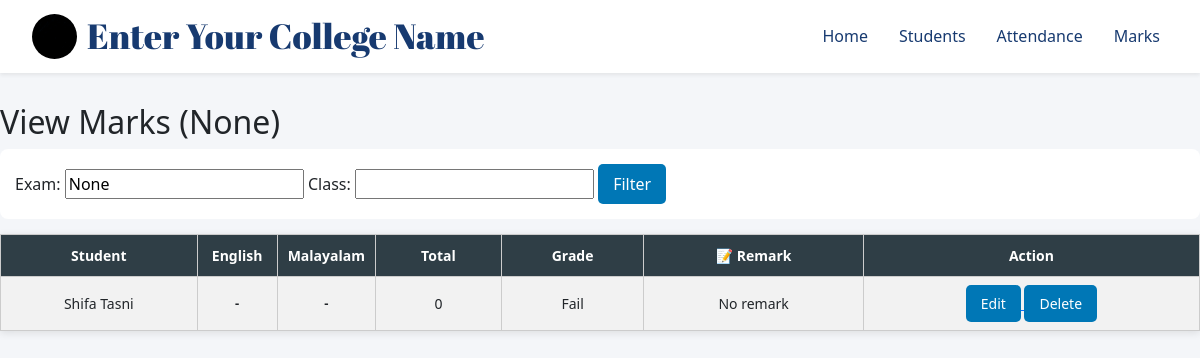
Screenshot of /view-marks/ (signed in) with the database file from the repository.
### myapp/models.py (models this page shows, shortened)
class Subject(models.Model):
    user = models.ForeignKey(User, on_delete=models.CASCADE)  # ✅ ADD THIS
    name = models.CharField(max_length=50)
    class Meta:
        unique_together = ['user', 'name']  # ✅ prevent duplicates per user
    def __str__(self):
        return self.name

class Student(models.Model):
    CLASS_CHOICES = [
        ('8', 'Class 8'),
        ('9', 'Class 9'),
        ('10', 'Class 10'),
        ('+1', 'Plus One'),
        ('+2', 'Plus Two'),
        ('ug1', 'Degree 1st Year'),
        ('ug2', 'Degree 2nd Year'),
        ('ug3', 'Degree 3rd Year'),
    ]
    user = models.ForeignKey(User, on_delete=models.CASCADE)
    name = models.CharField(max_length=100)
    roll_no = models.IntegerField()
    school_class = models.CharField(
        max_length=20,
        choices=CLASS_CHOICES
    )
    parent_phone = models.CharField(max_length=15)
    address = models.TextField()
    photo = models.ImageField(upload_to='students/', blank=True, null=True)

### myapp/views.py (the view)
# urls.py: path('view-marks/', views.view_marks, name='view_marks'),
def view_marks(request):
    user = request.user
    selected_class = request.GET.get('class')
    exam_name = request.GET.get('exam_name')
    if exam_name:
        exam_name = exam_name.strip().lower()
    students = Student.objects.filter(user=user)
    if selected_class:
        students = students.filter(school_class=selected_class)
    subjects = Subject.objects.filter(user=user)   # ✅ FIXED
    marks = Marks.objects.filter(
        user=user,   # ✅ FIXED
        exam_name=exam_name
    )
    table_data = []
    for student in students:
        row_marks = []
        total = 0
        for subject in subjects:
            mark_obj = marks.filter(
                student=student,
                subject=subject
            ).first()
            if mark_obj:
                row_marks.append(mark_obj.marks)
                total += mark_obj.marks
            else:
                row_marks.append("-")
        table_data.append({
            'student': student,
            'marks': row_marks,
            'total': total,
            'grade': Marks.calculate_grade(total)
        })
    remarks = StudentRemark.objects.filter(
        student__user=user,
        exam_name=exam_name
    )
    return render(request, 'view_marks.html', {
        'subjects': subjects,
        'table_data': table_data,
        'exam_name': exam_name,
        'remarks': remarks,
    })

### myapp/models.py (called while the page is built)
    @staticmethod
    def calculate_grade(total):
        if total >= 270:
            return "A+"
        elif total >= 240:
            return "A"
        elif total >= 210:
            return "B"
        elif total >= 180:
            return "C"
        else:
            return "Fail"

### templates/view_marks.html
{% extends 'base.html' %}
{% block content %}
<div class="view_marks">
<h2>View Marks ({{ exam_name }})</h2>
<form method="get">
    <label>Exam:</label>
    <input type="text" name="exam_name" value="{{ exam_name }}">
    <label>Class:</label>
    <input type="text" name="class" value="{{ request.GET.class }}">
    <button type="submit">Filter</button>
</form>
<table border="1">
    <tr>
        <th>Student</th>
        {% for sub in subjects %}
            <th>{{ sub }}</th>
        {% endfor %}
        <th>Total</th>
        <th>Grade</th>
        <th>📝 Remark</th>
        <th>Action</th>
    </tr>
    {% for row in table_data %}
    <tr>
        <td>{{ row.student.name }}</td>
        {% for m in row.marks %}
            <td>{{ m }}</td>
        {% endfor %}
        <td>{{ row.total }}</td>
        <td>{{ row.grade }}</td>
        <td>
            {% for r in remarks %}
                {% if r.student.id == row.student.id %}
                    {{ r.remark }}
                {% endif %}
            {% empty %}
                No remark
            {% endfor %}
        </td>
        <td>
            <a href="{% url 'edit_student_marks' row.student.id exam_name %}">
                <button>Edit</button>
            </a>
            <a href="{% url 'delete_student_marks' row.student.id exam_name %}"
               onclick="return confirm('Are you sure to delete this student marks?')">
                <button>Delete</button>
            </a>
        </td>
    </tr>
    {% endfor %}
</table>
</div>
{% endblock %}

### static/css/style.css (style rules this page uses)
table { width: 100%; border-collapse: collapse; }
th, td { padding: 8px; border: 1px solid #ccc; text-align: center; font-size: 14px; }
th { background: #f5f5f5; }
td:nth-child(2), td:nth-child(3) { font-weight: bold; font-size: 13px; }
th:nth-child(2), th:nth-child(3), td:nth-child(2), td:nth-child(3) { width: 80px; }
th:nth-child(2), th:nth-child(3), td:nth-child(2), td:nth-child(3) { width: 80px; font-weight: bold; }
body { font-family: Arial; background: #f4f6f9; }
table { border-collapse: collapse; width: 100%; background: white; box-shadow: 0 2px 8px rgba(0,0,0,0.1); }
th { background: #2f3e46; color: white; padding: 10px; }
td { text-align: center; padding: 8px; }
tr:nth-child(even) { background: #f2f2f2; }
form { background: white; padding: 15px; margin-bottom: 15px; border-radius: 8px; }
button { background: #0077b6; color: white; border: none; padding: 8px 15px; border-radius: 5px; cursor: pointer; }
.view_marks { margin-top: 30px; }
body, html { margin: 0; padding: 0; height: 100%; font-family: 'Segoe UI', sans-serif; }

### rows the page displays
Subject: name "English"
Subject: name "Malayalam"
Student: student.name "Shifa Tasni", marks "-" "-", total "0", grade "Fail"

### other values shown
{{ exam_name }} "None"
